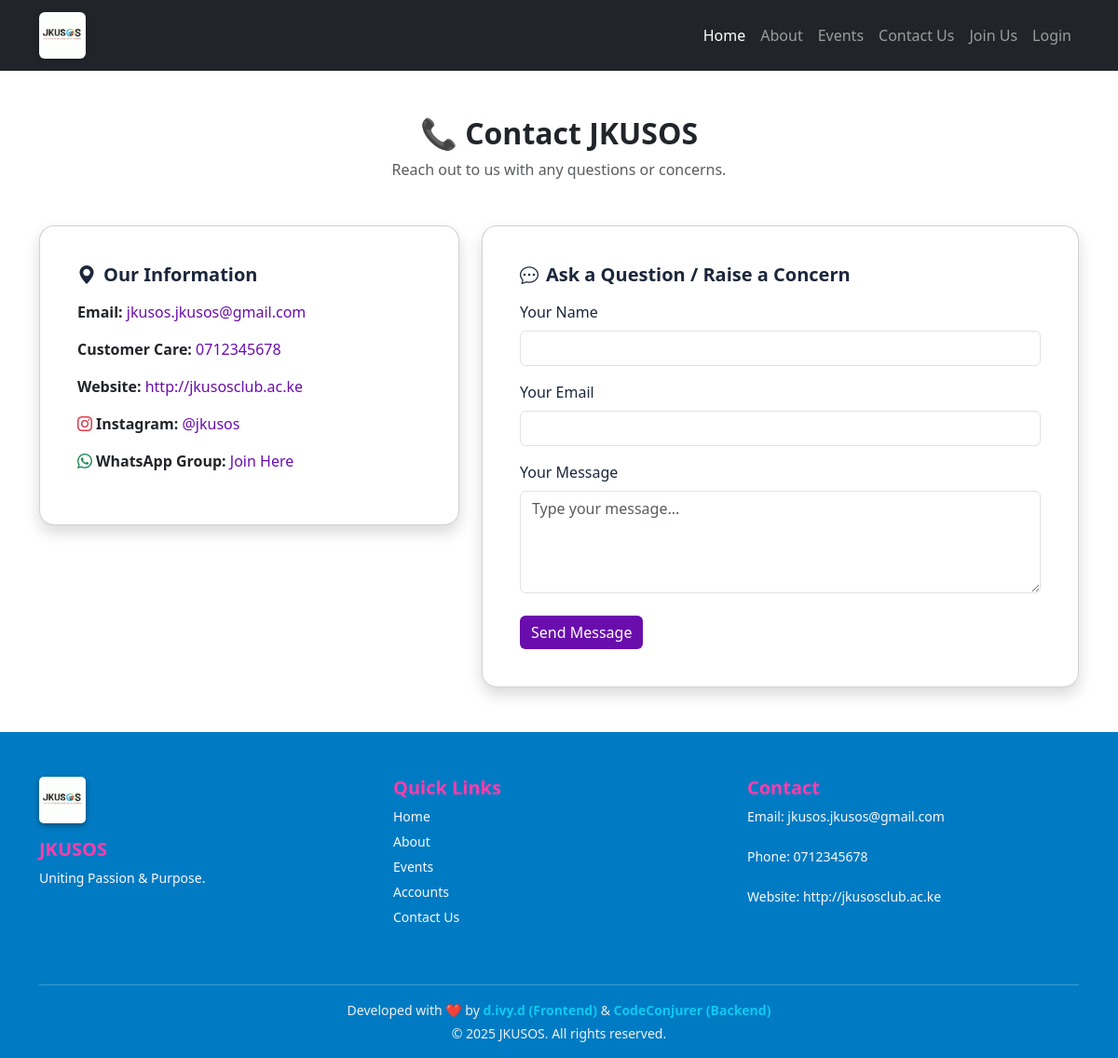
/contact_us/, run on the app's committed database.
### accounts/models.py (models this page shows, shortened)
class ContactSettings(models.Model):
    email = models.EmailField()
    phone = models.CharField(max_length=20)
    website = models.URLField(null=True, blank=True)
    instagram = models.URLField(null=True, blank=True)
    whatsapp_group = models.URLField(null=True, blank=True)

### accounts/views.py (the view, shortened to what this page needs)
# urls.py: path('contact_us/',views.contact_view, name='contact_us'),
def contact_view(request):
    contact_info = ContactSettings.objects.last()  # get latest contact details
    return render(request, 'contact.html', {
        'contact_info': contact_info
    })

### accounts/context_processors.py (called while the page is built)
def contact_settings(request):
    contact_info = ContactSettings.objects.last()
    return {'contact_info': contact_info}

### templates/contact.html (shortened to what this page needs)
{% extends "home_base.html" %}
{% load static %}
{% block extra_head %}
  {{ block.super }}
  <link rel="stylesheet" href="{% static 'css/contact.css' %}">
{% endblock %}
{% block content %}
<div class="container py-5">
  <div class="text-center mb-5">
    <h2 class="fw-bold">📞 Contact JKUSOS</h2>
    <p class="text-muted">Reach out to us with any questions or concerns.</p>
  </div>
  <div class="row g-4">
    <div class="col-md-5">
      <div class="card shadow contact-card transform-on-hover">
        <div class="card-body">
          <h5 class="mb-3"><i class="bi bi-geo-alt-fill me-2"></i>Our Information</h5>
          {% if contact_info %}
            <p><strong>Email:</strong> <a href="mailto:{{ contact_info.email }}">{{ contact_info.email }}</a></p>
            <p><strong>Customer Care:</strong> <a href="tel:{{ contact_info.phone }}">{{ contact_info.phone }}</a></p>
            <p><strong>Website:</strong> <a href="{{ contact_info.website }}" target="_blank">{{ contact_info.website }}</a></p>
            {% if contact_info.instagram %}
              <p>
                <strong><i class="bi bi-instagram me-1 text-danger"></i>Instagram:</strong>
                <a href="{{ contact_info.instagram }}" target="_blank">@jkusos</a>
              </p>
            {% endif %}
            {% if contact_info.whatsapp_group %}
              <p>
                <strong><i class="bi bi-whatsapp me-1 text-success"></i>WhatsApp Group:</strong>
                <a href="{{ contact_info.whatsapp_group }}" target="_blank">Join Here</a>
              </p>
            {% endif %}
          {% else %}
            <p class="text-danger">⚠ Contact information is not yet available.</p>
          {% endif %}
        </div>
      </div>
    </div>
    <div class="col-md-7">
      <div class="card shadow contact-card transform-on-hover">
        <div class="card-body">
          <h5 class="mb-3"><i class="bi bi-chat-dots me-2"></i>Ask a Question / Raise a Concern</h5>
          <form method="post" action="">
            <div class="mb-3">
              <label for="name" class="form-label">Your Name</label>
              <input type="text" id="name" name="name" class="form-control" required>
            </div>
            <div class="mb-3">
              <label for="email" class="form-label">Your Email</label>
              <input type="email" id="email" name="email" class="form-control" required>
            </div>
            <div class="mb-3">
              <label for="message" class="form-label">Your Message</label>
              <textarea id="message" name="message" rows="4" class="form-control" required placeholder="Type your message..."></textarea>
            </div>
            <button type="submit" class="btn btn-primary mt-2">Send Message</button>
          </form>
        </div>
      </div>
    </div>
  </div>
</div>
{% endblock %}

### templates/home_base.html (shortened to what this page needs)
{% load static %}
<!DOCTYPE html>
<html lang="en">
<head>
  <link href="https://cdn.jsdelivr.net/npm/bootstrap@5.3.3/dist/css/bootstrap.min.css" rel="stylesheet">
  <link href="https://cdn.jsdelivr.net/npm/bootstrap-icons@1.10.5/font/bootstrap-icons.css" rel="stylesheet">
  {% block extra_head %}
  <link rel="stylesheet" href="{% static 'css/home_page.css' %}">
  {% endblock %}
</head>
<body>
<nav class="navbar navbar-expand-lg navbar-dark bg-dark">
  <div class="container">
    <a class="navbar-brand" href="{% url 'read_more' %}">
      <img src="{% static 'images/logo.jpg' %}" alt="JKUSOS Logo" class="jkusos-logo">
    </a>
    <div class="collapse navbar-collapse justify-content-end" id="navbarNav">
      <ul class="navbar-nav">
        <li class="nav-item"><a class="nav-link active" href="{% url 'home' %}">Home</a></li>
        <li class="nav-item"><a class="nav-link" href="{% url 'read_more' %}">About</a></li>
        <li class="nav-item"><a class="nav-link" href="{% url 'dashboard' %}">Events</a></li>
        <li class="nav-item"><a class="nav-link" href="{% url 'contact_us' %}">Contact Us</a></li>
        <li class="nav-item"><a class="nav-link" href="{% url 'register' %}">Join Us</a></li>
        <li class="nav-item"><a class="nav-link" href="{% url 'login' %}">Login</a></li>
      </ul>
    </div>
  </div>
</nav>
<main>
  {% block content %}{% endblock %}
</main>
<footer class="footer bg-brand-primary text-white pt-5">
  <div class="container">
    <div class="row text-center text-md-start">
      <div class="col-md-4 mb-4">
        <img src="{% static 'images/logo.jpg' %}" alt="JKUSOS Logo" class="footer-logo mb-2">
        <h5 class="fw-bold mt-2 text-pink">JKUSOS</h5>
        <p class="text-light">Uniting Passion & Purpose.</p>
      </div>
      <div class="col-md-4 mb-4">
        <h5 class="fw-bold text-green">Quick Links</h5>
        <ul class="list-unstyled">
          <li><a href="{% url 'home' %}" class="footer-link">Home</a></li>
          <li><a href="{% url 'read_more' %}" class="footer-link">About</a></li>
          <li><a href="{% url 'dashboard' %}" class="footer-link">Events</a></li>
          <li><a href="{% url 'register' %}" class="footer-link">Accounts</a></li>
          <li><a href="{% url 'contact_us' %}" class="footer-link">Contact Us</a></li>
        </ul>
      </div>
      <div class="col-md-4 mb-4">
        <h5 class="fw-bold text-red">Contact</h5>
        {% if contact_info %}
          <p class="text-light">Email: <a href="mailto:{{ contact_info.email }}" class="footer-link">{{ contact_info.email }}</a></p>
          <p class="text-light">Phone: <a href="tel:{{ contact_info.phone }}" class="footer-link">{{ contact_info.phone }}</a></p>
          <p class="text-light">Website: <a href="{{ contact_info.website }}" target="_blank" class="footer-link">{{ contact_info.website }}</a></p>
        {% else %}
          <p class="text-light">Email: <a href="mailto:jkusos.jkuat@gmail.com" class="footer-link">jkusos.jkuat@gmail.com</a></p>
          <p class="text-light">Phone: <a href="tel:+254716433419" class="footer-link">+254 716 433 419</a></p>
        {% endif %}
      </div>
    </div>
    <hr class="border-light">
    <div class="text-center pb-3 text-white small">
        <p class="mb-1">
          Developed with <span class="text-danger">❤️</span> by
          <a href="https://api.whatsapp.com/send?phone=254742368141&text=Hi+Frontdev+" target="_blank" class="text-decoration-none text-info fw-semibold">
            d.ivy.d (Frontend)
          </a>
          &
          <a href="https://wa.me/message/MAKNN3CVILVMG1" target="_blank" class="text-decoration-none text-info text-success fw-semibold">
            CodeConjurer (Backend)
          </a>
        </p>
      <p class="mb-0">&copy; 2025 JKUSOS. All rights reserved.</p>
    </div>
  </div>
</footer>
</body>
</html>

### static/css/home_page.css (style rules this page uses)
body { font-family: 'Segoe UI', sans-serif; margin: 0; padding: 0; overflow-x: hidden; }
.jkusos-logo { height: 50px; width: auto; object-fit: contain; border-radius: 6px; margin-right: 10px; box-shadow: 0 2px 6px rgba(0, 0, 0, 0.2); transition: transform 0.3s ease; }
.btn-primary { background-color: #007BC3; border-color: #007BC3; }
.bg-brand-primary { background-color: #007BC3; }
.footer-logo { height: 50px; width: auto; border-radius: 5px; box-shadow: 0 2px 6px rgba(0, 0, 0, 0.4); object-fit: contain; }
.footer-link { color: #F8F9FA; text-decoration: none; transition: all 0.3s ease-in-out; display: inline-block; margin-bottom: 6px; font-weight: 500; }
footer h5 { color: #FF3CAC; }
footer p, footer li { font-size: 14px; color: #f1f1f1; }

### static/css/contact.css (style rules this page uses)
.contact-card { border-radius: 1rem; background: #ffffff; transition: all 0.3s ease; box-shadow: 0 10px 30px rgba(0,0,0,0.08); padding: 1.5rem; }
.contact-card h5 { font-weight: 600; color: #1B263B; }
.contact-card a { text-decoration: none; color: #6A0DAD; }
form label { font-weight: 500; color: #1B263B; }
form input, form textarea { border-radius: 0.5rem; border: 1px solid #ccc; background-color: #f8f9fa; }
form textarea::placeholder { color: #999; }
.btn-primary { background-color: #6A0DAD; border: none; }

### data on the page
ContactSettings: email "jkusos.jkusos@gmail.com", phone "0712345678", website "http://jkusosclub.ac.ke"
